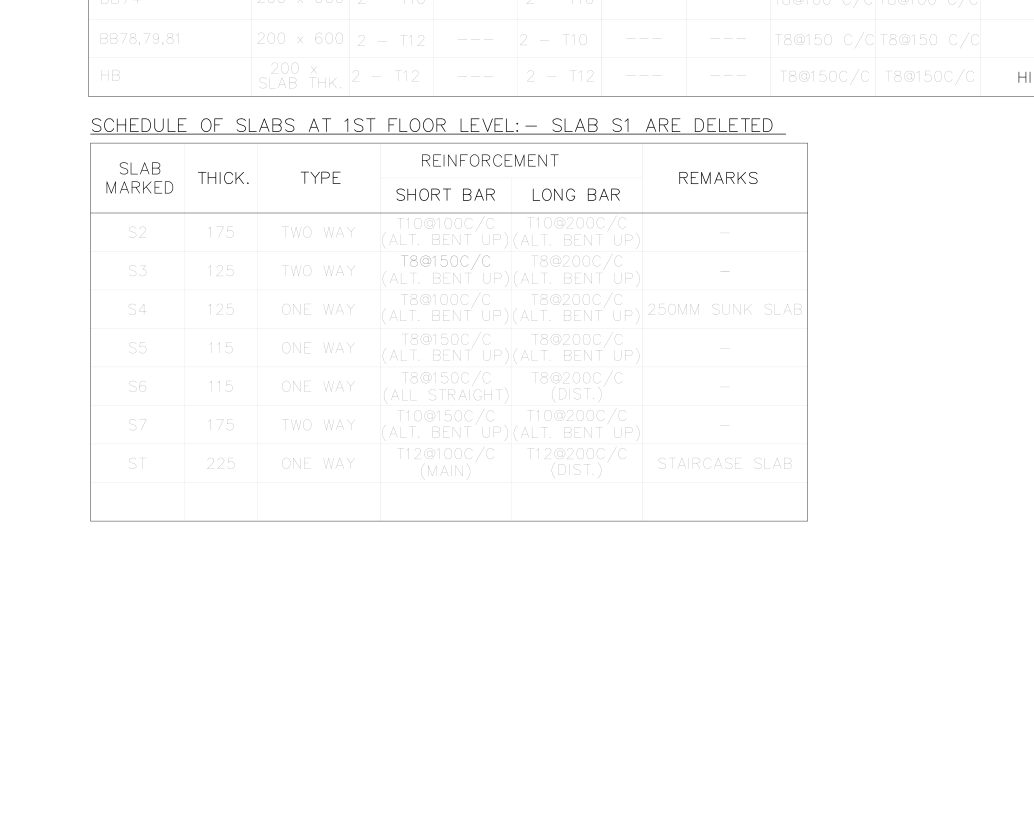
#> input picture _ocr_raw_1781330319.png, 5166 x 4073 px (shown at 1/5 size)
$ python -i table_locator.py   (imports and definitions only)
#> lines starting #> are read from the running program, lines starting #| are printed output that depends on the picture; after the words box and inside, x2 and y2 are one past the last pixel; in counts of white or black regions, pixels touching at a corner belong together
### src/image_enhance.py
"""
image_enhance.py - Slab project

Contrast tools for FAINT CAD plots.

Many AutoCAD PDFs draw tables and text in light gray (~180-230), not black. A
"darker than 160" rule treats those as blank, which broke both OpenCV table
detection and the blank-crop guard. The helpers here threshold/enhance RELATIVE
to the page's own background, so they work on light-gray vector plots, near-black
linework, and slightly off-white scans alike.

    ink_threshold(gray)       -> luminance cutoff just below paper-white
    ink_mask(gray)            -> uint8 mask (255 = ink) for OpenCV
    ink_fraction(path|img)    -> fraction of non-background pixels (blank guard)
    enhance_for_vision(path)  -> darken faint content, keep grayscale (vision read)

Pure NumPy/Pillow (no OpenCV dependency) so it always imports.
"""

import numpy as np
from PIL import Image, ImageOps


# ===============================================================
# LOADING
# ===============================================================

def _to_gray(image, max_side=None):
    """Accept a path, PIL image, or ndarray; return a uint8 grayscale ndarray."""
    if isinstance(image, np.ndarray):
        arr = image
        if arr.ndim == 3:
            arr = np.asarray(Image.fromarray(arr).convert("L"))
        return arr
    im = Image.open(image) if isinstance(image, str) else image
    im = im.convert("L")
    if max_side:
        im.thumbnail((max_side, max_side))
    return np.asarray(im)


# ===============================================================
# BACKGROUND-RELATIVE THRESHOLDING
# ===============================================================

def background_level(gray):
    """Estimate the paper/background luminance (the bright peak ~ white)."""
    return int(np.percentile(gray, 99))


def ink_threshold(gray, delta=30, lo=120, hi=245):
    """
    Luminance cutoff: pixels darker than this are 'ink'. Set just below the page
    background so light-gray content counts, while clean white (255) does not.
    `lo`/`hi` clamp it to a sane range so a freak histogram can't disable it.
    """
    bg = background_level(gray)
    return int(np.clip(bg - delta, lo, hi))


def ink_mask(image, delta=30):
    """
    Binary ink mask as uint8 (255 = ink, 0 = background), background-relative.
    Returns (mask, threshold_used). `image` may be a path, PIL image, or ndarray.
    """
    gray = _to_gray(image)
    thr = ink_threshold(gray, delta=delta)
    mask = np.where(gray < thr, np.uint8(255), np.uint8(0))
    return mask, thr


# [46 lines left out: functions ink_fraction, enhance_for_vision, not called in this run]

### src/table_locator.py
"""
table_locator.py - Slab project

Deterministic table localization with OpenCV.

The vision model is good at *identifying* and *ordering* the schedules on a sheet
but unreliable at precise pixel bounding boxes (it tends to be shifted/clipped).
Engineering schedules, however, are drawn as RULED tables with strong borders, so
their exact rectangles can be recovered from the image with classic line
detection. We then snap the model's approximate region to the real table rectangle
so a crop never clips rows.

Falls back gracefully (returns None) when no ruled table is found - e.g. a scanned
or border-less table - so the caller can use the padded model region instead.
"""

try:
    import cv2
    import numpy as np
    _CV_OK = True
except Exception:  # cv2 not installed -> snapping disabled, caller falls back
    _CV_OK = False

from image_enhance import ink_mask


def detect_table_boxes(image_path):
    """
    Find ruled-table rectangles in a page image.
    Returns a list of normalized boxes [{x1,y1,x2,y2}, ...] (0.0-1.0), leaf tables
    only (the outer sheet frame and big enclosing rectangles are removed).
    Returns [] if OpenCV is unavailable or the image can't be read.
    """
#> called with image_path = '../_ocr_raw_1781330319.png'
    if not _CV_OK:
        return []
    img = cv2.imread(image_path)
#> img is the input picture: shape (4073, 5166, 3); min 0, max 255, mean 253.2
    if img is None:
        return []

    # Normalize to a fixed working width so the morphology kernels behave the same
    # regardless of source DPI (at very high res the kernels erode thin table rules
    # and small tables disappear). Output is normalized, so the resize is lossless
    # for our purposes.
    TARGET_W = 2200
    h0, w0 = img.shape[:2]
#> h0 = 4073; w0 = 5166
    if w0 > TARGET_W:
        img = cv2.resize(img, (TARGET_W, int(h0 * TARGET_W / w0)),
                         interpolation=cv2.INTER_AREA)
#> img: shape (1734, 2200, 3)

    H, W = img.shape[:2]
#> H = 1734; W = 2200
    gray = cv2.cvtColor(img, cv2.COLOR_BGR2GRAY)
    # Background-relative ink mask, tuned SENSITIVE (delta=10): some CAD plots draw
    # their tables in ULTRA-light gray (~242 on a 255 background) — a coarser cut
    # missed them entirely. Isolated noise this admits is removed by the long-line
    # morphology below, so only real ruled lines survive.
    th, _thr = ink_mask(gray, delta=10)
#> in ink_threshold, `bg = background_level(gray)`: bg = 255
#> in ink_mask, `thr = ink_threshold(gray, delta=delta)`: thr = 245
#> in ink_mask, `mask = np.where(gray < thr, np.uint8(255), np.uint8(0))`:
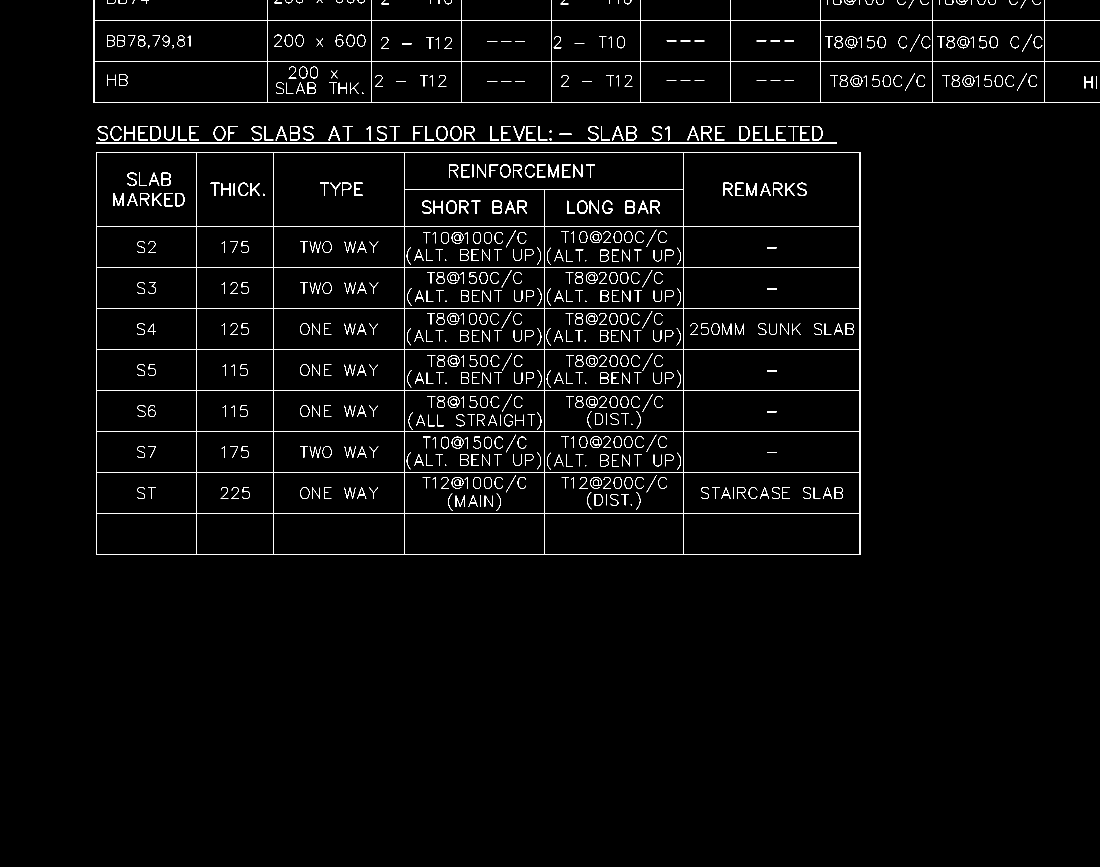
#> mask: shape (1734, 2200) (shown at 1/2 size); 2.5% white in thin lines or dots, all inside (x1, y1, x2, y2) = (187, 0, 2200, 1110)

    # isolate long horizontal and vertical rules
    hk = cv2.getStructuringElement(cv2.MORPH_RECT, (max(20, W // 40), 1))
    vk = cv2.getStructuringElement(cv2.MORPH_RECT, (1, max(20, H // 40)))
#> vk = 43 values from 1 to 1
    horiz = cv2.dilate(cv2.erode(th, hk), hk)
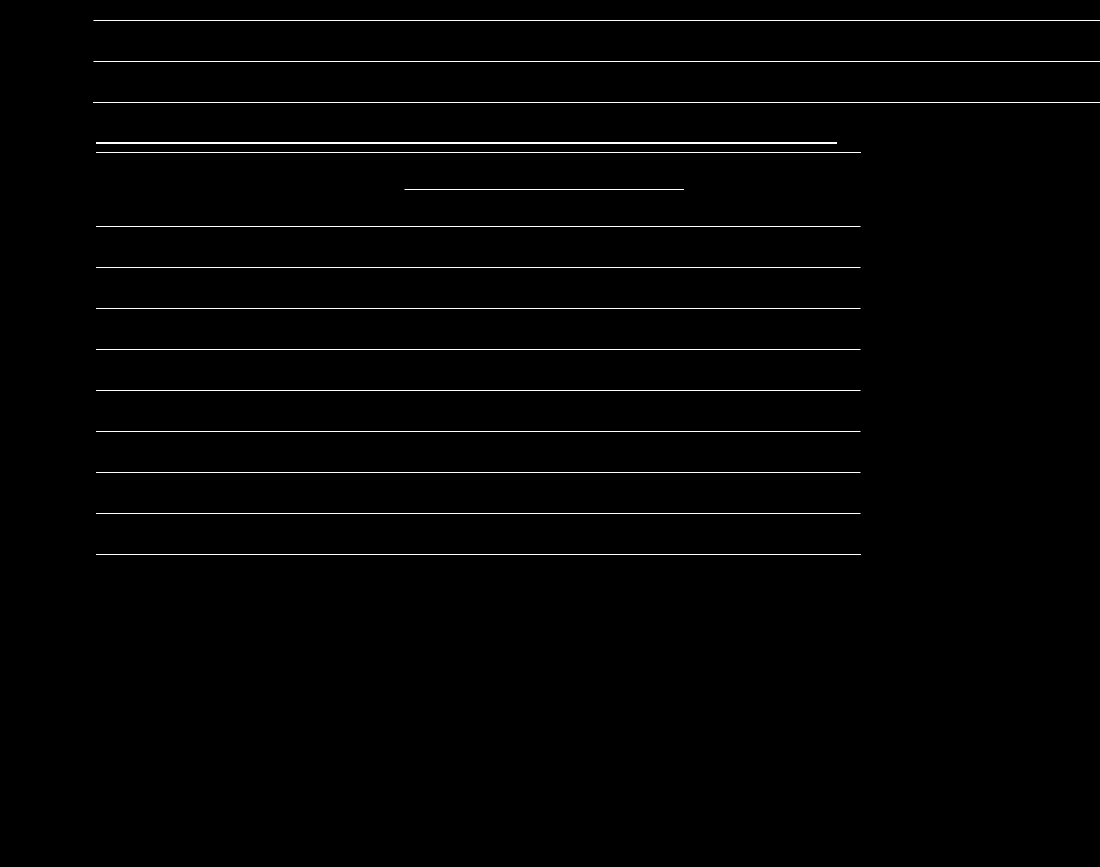
#> horiz: shape (1734, 2200) (shown at 1/2 size); 0.82% white in thin lines or dots, all inside (x1, y1, x2, y2) = (187, 41, 2200, 1110)
    vert = cv2.dilate(cv2.erode(th, vk), vk)
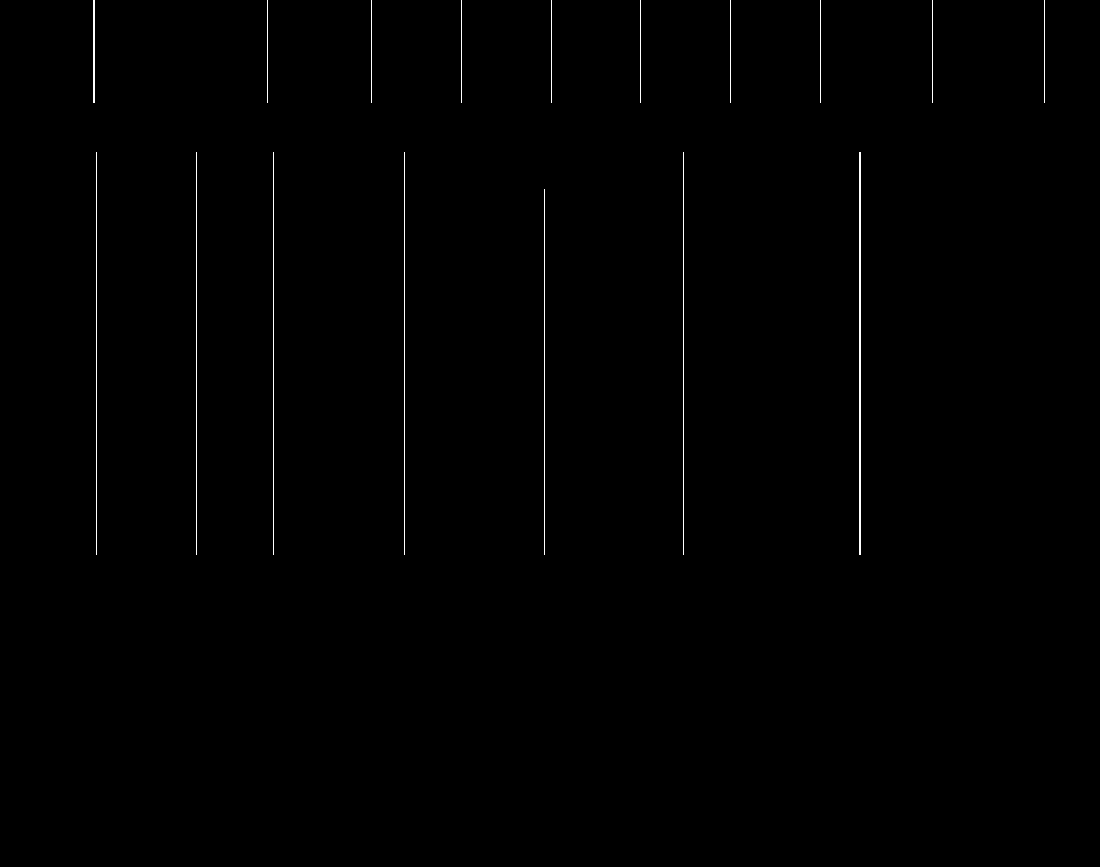
#> vert: shape (1734, 2200) (shown at 1/2 size); 0.25% white in thin lines or dots, all inside (x1, y1, x2, y2) = (187, 0, 2089, 1110)
    grid = cv2.add(horiz, vert)
    grid = cv2.dilate(grid, np.ones((3, 3), np.uint8), iterations=2)
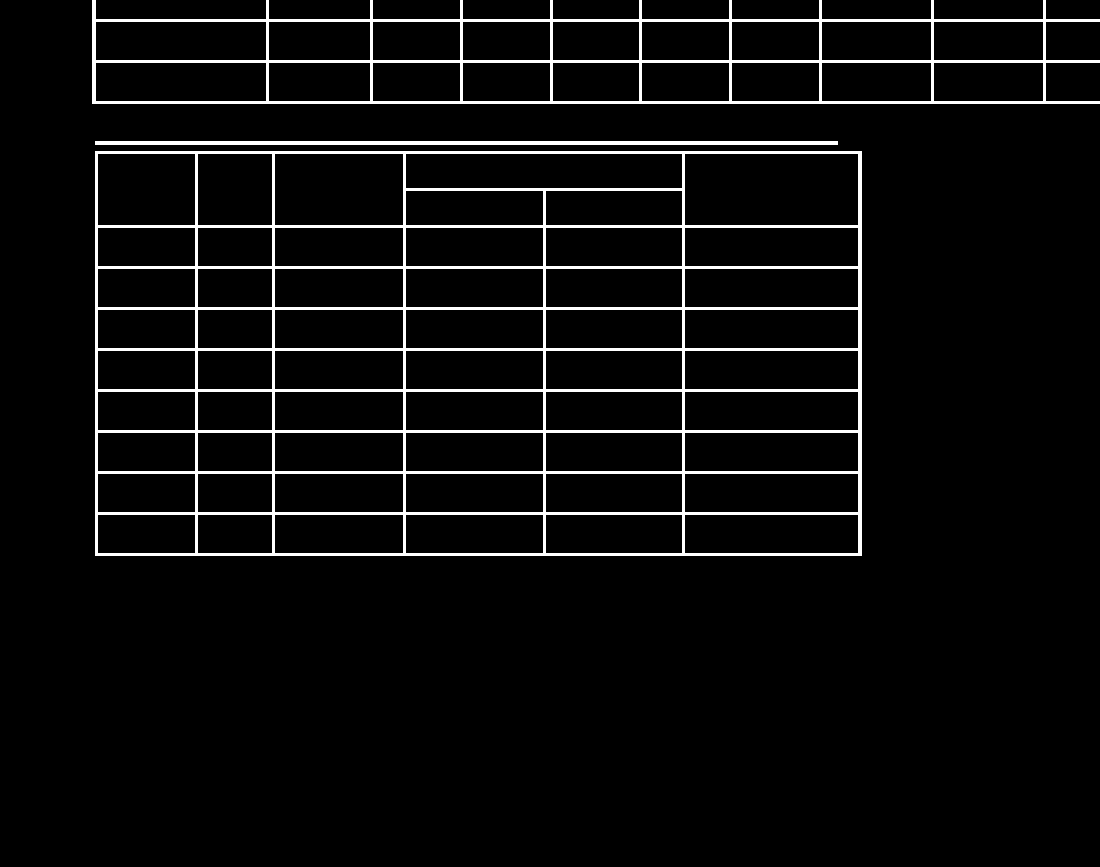
#> grid: shape (1734, 2200) (shown at 1/2 size); 4.3% white; 3 white regions

    cnts, _ = cv2.findContours(grid, cv2.RETR_EXTERNAL, cv2.CHAIN_APPROX_SIMPLE)
#> cnts = 3 contours; box (x1, y1, x2, y2) and area: (190, 302, 1723, 1112) 1239388, (185, 0, 2200, 208) 323068, (190, 282, 1676, 289) 8910

    raw = []
    for c in cnts:
        x, y, w, h = cv2.boundingRect(c)
        # plausible table: reasonably wide & tall, not the full-sheet frame
        if w > W * 0.12 and h > H * 0.03 and w * h > W * H * 0.008:
            if w > W * 0.95 and h > H * 0.95:
                continue
            raw.append((x, y, x + w, y + h))
#> this loop made 3 passes
#> (c, x, y, w, h) on passes 1 to 2: ([[190, 302], [190, 1111], [1722, 1111], [1722, 302]], 190, 302, 1533, 810), ([[190, 282], [190, 288], [1675, 288], [1675, 282]], 190, 282, 1486, 7)
#> (x, y, w, h) on pass 3: (185, 0, 2015, 208)
#> after the loop, raw = [(190, 302, 1723, 1112), (185, 0, 2200, 208)]

    # drop "enclosing" rectangles that contain the centers of >=2 other boxes
    def contains_center(outer, inner):
        cx = (inner[0] + inner[2]) / 2
        cy = (inner[1] + inner[3]) / 2
        return outer[0] <= cx <= outer[2] and outer[1] <= cy <= outer[3]

    leaves = []
    for a in raw:
        enclosed = sum(
            1 for b in raw if b is not a and contains_center(a, b)
        )
        if enclosed < 2:
            leaves.append(a)
#> this loop made 2 passes
#> (a, enclosed) on passes 1 to 2: ((190, 302, 1723, 1112), 0), ((185, 0, 2200, 208), 0)
#> after the loop, leaves = [(190, 302, 1723, 1112), (185, 0, 2200, 208)]

    return [
        {"x1": x1 / W, "y1": y1 / H, "x2": x2 / W, "y2": y2 / H}
        for (x1, y1, x2, y2) in leaves
    ]


def _x_overlap_frac(a, b):
    inter = min(a["x2"], b["x2"]) - max(a["x1"], b["x1"])
    if inter <= 0:
        return 0.0
    return inter / min(a["x2"] - a["x1"], b["x2"] - b["x1"])


def snap_region(image_path, region, min_x_overlap=0.3):
    """
    Snap an approximate (model) region to the real ruled-table rectangle.

    Strategy tolerant to the model's vertical offset: among detected tables that
    horizontally overlap the model region, pick the one whose vertical CENTER is
    nearest the model region's center (relative ordering is preserved even when
    the absolute box is shifted). Returns a normalized box, or None if no ruled
    table matches (caller should fall back to the padded model region).
    """
    boxes = detect_table_boxes(image_path)
    if not boxes:
        return None

    model_cy = (region["y1"] + region["y2"]) / 2
    candidates = [b for b in boxes if _x_overlap_frac(region, b) >= min_x_overlap]
    if not candidates:
        return None

    best = min(candidates, key=lambda b: abs(((b["y1"] + b["y2"]) / 2) - model_cy))
    return {k: round(v, 4) for k, v in best.items()}

>>> result = detect_table_boxes('../_ocr_raw_1781330319.png')
#> result = 2 items
